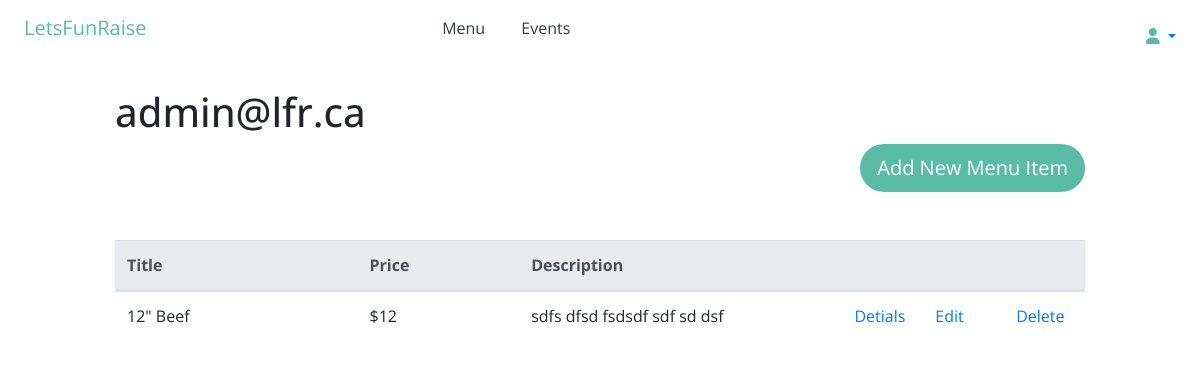
Page /menu/ (signed in) on the committed database.
### accounts/models.py (models this page shows, shortened)
class User(AbstractBaseUser):
    email       = models.EmailField(max_length=255, unique=True)
    active      = models.BooleanField(default=True) # can login
    parent      = models.BooleanField(default=False) # parent user
    school      = models.BooleanField(default=False) # school admin user
    vendor      = models.BooleanField(default=False) # vendor user
    staff       = models.BooleanField(default=False) # staff user non superuser
    admin       = models.BooleanField(default=False) # superuser
    timestamp   = models.DateTimeField(auto_now_add=True)
    USERNAME_FIELD = 'email' #username
    objects = UserManager()
    def __str__(self):
        return self.email
    @property
    def is_active(self):
        return self.active

### vendor/models.py (models this page shows, shortened)
class MenuItem(models.Model): #menuitem_set -> queryset
    user = models.ForeignKey(User, default=1, null=True, on_delete=models.SET_NULL)
    title = models.CharField(max_length=120)
    slug = models.SlugField(unique=True)
    description = models.TextField(null=True, blank=True)
    price = models.IntegerField()
    def get_absolute_url(self):
        return f"/menu/{self.slug}"
    def get_edit_url(self):
        return f"{self.get_absolute_url()}/edit"
    def get_delete_url(self):
        return f"{self.get_absolute_url()}/delete"

### vendor/views.py (the view)
# urls.py: path('', menu_item_list_view),
def menu_item_list_view(request):
    qs = MenuItem.objects.filter(user=request.user)
    template_name = 'menu/item_list.html'
    context = {'object_list': qs}
    return render(request, template_name, context)

### vendor/templates/menu/item_list.html
{% extends 'base.html' %}
{% block content %}
<h1>{{user}}</h1>
<a class="btn btn-lg rounded-pill float-right mb-5" href=" /menu-new/" role="button">Add New Menu Item</a>
<table class="table text-left">
   <thead class="thead-light">
      <tr class='d-flex'>
         <th class="col-3">Title</th>
         <th class="col-2">Price</th>
         <th class="col-4">Description</th>
         <th class="col-1"></th>
         <th class="col-1"></th>
         <th class="col-1"></th>
      </tr>
   </thead>
   {% for object in object_list %}
   <tbody>
      <tr class='d-flex'>
         <td class="col-3">{{ object.title }}</td>
         <td class="col-2">${{ object.price }}</td>
         <td class="col-4">{{ object.description|linebreaks|truncatewords:10 }}</td>
         <td class="col-1"><a  href="{{ object.get_absolute_url }}" role="button">Detials</a> </td>
         <td class="col-1"><a href="{{ object.get_edit_url }}" role="button">Edit</a></td>
         <td class="col-1"> <a href="{{ object.get_delete_url }}" role="button">Delete</a></td>
      </tr>
   </tbody>
   {% endfor %}
</table>
{% endblock content %}

### static/css/main.css (style rules this page uses)
body { font-family: Open Sans, sans-serif; }
.btn { background-color: #5ABBA6; color: white; }

### rows in the picture
User: email "admin@lfr.ca"
MenuItem: title "12\" Beef", price "12", description "sdfs dfsd fsdsdf sdf sd dsf"
